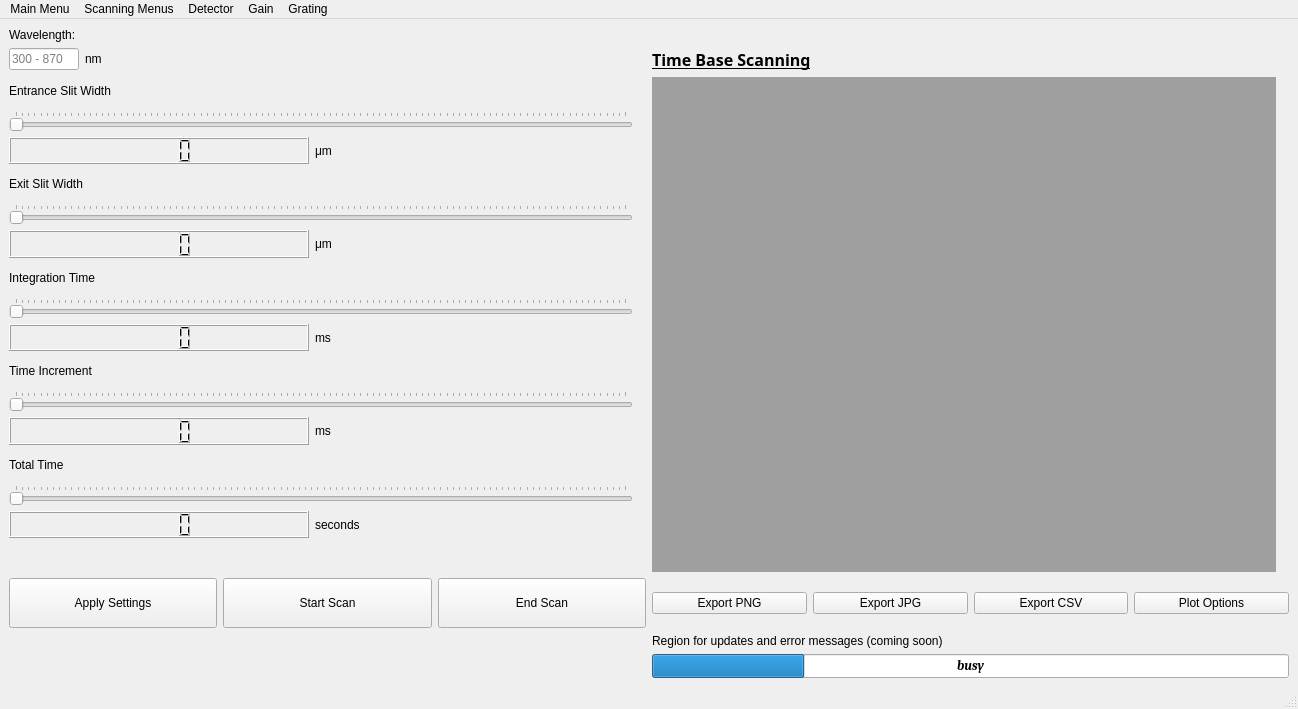
<?xml version="1.0" encoding="UTF-8"?>
<ui version="4.0">
 <class>TBSMenu</class>
 <widget class="QMainWindow" name="TBSMenu">
  <property name="geometry">
   <rect>
    <x>0</x>
    <y>0</y>
    <width>1298</width>
    <height>709</height>
   </rect>
  </property>
  <property name="sizePolicy">
   <sizepolicy hsizetype="MinimumExpanding" vsizetype="MinimumExpanding">
    <horstretch>0</horstretch>
    <verstretch>0</verstretch>
   </sizepolicy>
  </property>
  <property name="maximumSize">
   <size>
    <width>10000</width>
    <height>943</height>
   </size>
  </property>
  <property name="font">
   <font>
    <italic>false</italic>
   </font>
  </property>
  <property name="windowTitle">
   <string>Scanning Menu</string>
  </property>
  <widget class="QWidget" name="centralwidget">
   <layout class="QGridLayout" name="gridLayout_5">
    <item row="2" column="2">
     <layout class="QGridLayout" name="gridLayout_7">
      <item row="0" column="0">
       <widget class="QMdiArea" name="sub_mdiArea">
        <property name="maximumSize">
         <size>
          <width>1500</width>
          <height>900</height>
         </size>
        </property>
       </widget>
      </item>
      <item row="0" column="1">
       <widget class="QLabel" name="label_7">
        <property name="text">
         <string/>
        </property>
        <property name="pixmap">
         <pixmap>tbsDiagram.jpg</pixmap>
        </property>
       </widget>
      </item>
     </layout>
    </item>
    <item row="3" column="2">
     <layout class="QHBoxLayout" name="horizontalLayout_6">
      <item>
       <widget class="QPushButton" name="ExportPNG_Button">
        <property name="cursor">
         <cursorShape>PointingHandCursor</cursorShape>
        </property>
        <property name="text">
         <string>Export PNG</string>
        </property>
       </widget>
      </item>
      <item>
       <widget class="QPushButton" name="ExportJPG_Button">
        <property name="cursor">
         <cursorShape>PointingHandCursor</cursorShape>
        </property>
        <property name="text">
         <string>Export JPG</string>
        </property>
       </widget>
      </item>
      <item>
       <widget class="QPushButton" name="ExportCSV_Button">
        <property name="cursor">
         <cursorShape>PointingHandCursor</cursorShape>
        </property>
        <property name="text">
         <string>Export CSV</string>
        </property>
       </widget>
      </item>
      <item>
       <widget class="QPushButton" name="PlotOptions_Button">
        <property name="cursor">
         <cursorShape>PointingHandCursor</cursorShape>
        </property>
        <property name="text">
         <string>Plot Options</string>
        </property>
       </widget>
      </item>
     </layout>
    </item>
    <item row="4" column="2">
     <widget class="QLabel" name="label_6">
      <property name="text">
       <string>Region for updates and error messages (coming soon)</string>
      </property>
     </widget>
    </item>
    <item row="5" column="2">
     <widget class="QProgressBar" name="progressBar">
      <property name="font">
       <font>
        <family>Cambria</family>
        <pointsize>10</pointsize>
        <weight>75</weight>
        <italic>true</italic>
        <bold>true</bold>
        <underline>false</underline>
        <strikeout>false</strikeout>
        <kerning>false</kerning>
       </font>
      </property>
      <property name="value">
       <number>24</number>
      </property>
      <property name="alignment">
       <set>Qt::AlignCenter</set>
      </property>
      <property name="invertedAppearance">
       <bool>false</bool>
      </property>
      <property name="format">
       <string>busy</string>
      </property>
     </widget>
    </item>
    <item row="3" column="0">
     <layout class="QHBoxLayout" name="horizontalLayout_5">
      <item>
       <widget class="QPushButton" name="ApplySettings_Button">
        <property name="minimumSize">
         <size>
          <width>0</width>
          <height>50</height>
         </size>
        </property>
        <property name="cursor">
         <cursorShape>PointingHandCursor</cursorShape>
        </property>
        <property name="text">
         <string>Apply Settings</string>
        </property>
       </widget>
      </item>
      <item>
       <widget class="QPushButton" name="StartScan_Button">
        <property name="minimumSize">
         <size>
          <width>0</width>
          <height>50</height>
         </size>
        </property>
        <property name="cursor">
         <cursorShape>PointingHandCursor</cursorShape>
        </property>
        <property name="text">
         <string>Start Scan</string>
        </property>
       </widget>
      </item>
      <item>
       <widget class="QPushButton" name="EndScan_Button">
        <property name="minimumSize">
         <size>
          <width>0</width>
          <height>50</height>
         </size>
        </property>
        <property name="cursor">
         <cursorShape>PointingHandCursor</cursorShape>
        </property>
        <property name="text">
         <string>End Scan</string>
        </property>
       </widget>
      </item>
     </layout>
    </item>
    <item row="0" column="0">
     <widget class="QLabel" name="label">
      <property name="text">
       <string>Wavelength:</string>
      </property>
     </widget>
    </item>
    <item row="1" column="2">
     <widget class="QLabel" name="MenuLabel">
      <property name="font">
       <font>
        <family>Lucida Bright</family>
        <pointsize>12</pointsize>
        <weight>75</weight>
        <italic>false</italic>
        <bold>true</bold>
        <underline>true</underline>
       </font>
      </property>
      <property name="text">
       <string>Time Base Scanning</string>
      </property>
     </widget>
    </item>
    <item row="2" column="0">
     <layout class="QGridLayout" name="gridLayout_4">
      <item row="4" column="2">
       <layout class="QHBoxLayout" name="horizontalLayout_3">
        <item>
         <widget class="QLCDNumber" name="lcdNum_EntranceSlider">
          <property name="minimumSize">
           <size>
            <width>300</width>
            <height>0</height>
           </size>
          </property>
          <property name="maximumSize">
           <size>
            <width>80</width>
            <height>16777215</height>
           </size>
          </property>
         </widget>
        </item>
        <item>
         <widget class="QLabel" name="micrometer_label1">
          <property name="text">
           <string>μm</string>
          </property>
         </widget>
        </item>
       </layout>
      </item>
      <item row="19" column="2">
       <widget class="QSlider" name="TimeIncrementSlider">
        <property name="cursor">
         <cursorShape>SizeHorCursor</cursorShape>
        </property>
        <property name="orientation">
         <enum>Qt::Horizontal</enum>
        </property>
        <property name="tickPosition">
         <enum>QSlider::TicksAbove</enum>
        </property>
       </widget>
      </item>
      <item row="16" column="2">
       <layout class="QGridLayout" name="gridLayout_12">
        <item row="0" column="0">
         <widget class="QLCDNumber" name="lcdNum_IntTimeSlider">
          <property name="minimumSize">
           <size>
            <width>300</width>
            <height>0</height>
           </size>
          </property>
          <property name="maximumSize">
           <size>
            <width>80</width>
            <height>16777215</height>
           </size>
          </property>
         </widget>
        </item>
        <item row="0" column="1">
         <widget class="QLabel" name="millisec_label1">
          <property name="text">
           <string>ms</string>
          </property>
         </widget>
        </item>
       </layout>
      </item>
      <item row="15" column="2">
       <widget class="QSlider" name="IntegrationTimeSlider">
        <property name="cursor">
         <cursorShape>SizeHorCursor</cursorShape>
        </property>
        <property name="orientation">
         <enum>Qt::Horizontal</enum>
        </property>
        <property name="tickPosition">
         <enum>QSlider::TicksAbove</enum>
        </property>
       </widget>
      </item>
      <item row="5" column="2">
       <widget class="QLabel" name="ExitSlit_Label">
        <property name="maximumSize">
         <size>
          <width>16777215</width>
          <height>30</height>
         </size>
        </property>
        <property name="text">
         <string>Exit Slit Width</string>
        </property>
       </widget>
      </item>
      <item row="25" column="2">
       <layout class="QGridLayout" name="gridLayout_16">
        <item row="0" column="0">
         <widget class="QLCDNumber" name="lcdNum_TotalTimeSlider">
          <property name="minimumSize">
           <size>
            <width>300</width>
            <height>0</height>
           </size>
          </property>
          <property name="maximumSize">
           <size>
            <width>80</width>
            <height>16777215</height>
           </size>
          </property>
         </widget>
        </item>
        <item row="0" column="1">
         <widget class="QLabel" name="millisec_label3">
          <property name="text">
           <string>seconds</string>
          </property>
         </widget>
        </item>
       </layout>
      </item>
      <item row="24" column="2">
       <widget class="QSlider" name="TotalTimeSlider">
        <property name="cursor">
         <cursorShape>SizeHorCursor</cursorShape>
        </property>
        <property name="orientation">
         <enum>Qt::Horizontal</enum>
        </property>
        <property name="tickPosition">
         <enum>QSlider::TicksAbove</enum>
        </property>
       </widget>
      </item>
      <item row="10" column="2">
       <layout class="QGridLayout" name="gridLayout_11">
        <item row="0" column="1">
         <widget class="QLabel" name="micrometer_label2">
          <property name="text">
           <string>μm</string>
          </property>
         </widget>
        </item>
        <item row="0" column="0">
         <widget class="QLCDNumber" name="lcdNum_ExitSlider">
          <property name="minimumSize">
           <size>
            <width>300</width>
            <height>0</height>
           </size>
          </property>
          <property name="maximumSize">
           <size>
            <width>80</width>
            <height>16777215</height>
           </size>
          </property>
         </widget>
        </item>
       </layout>
      </item>
      <item row="0" column="2">
       <widget class="QLabel" name="EntanceSlit_Label">
        <property name="maximumSize">
         <size>
          <width>16777215</width>
          <height>30</height>
         </size>
        </property>
        <property name="text">
         <string>Entrance Slit Width</string>
        </property>
       </widget>
      </item>
      <item row="9" column="2">
       <widget class="QSlider" name="ExitSlitSlider">
        <property name="cursor">
         <cursorShape>SizeHorCursor</cursorShape>
        </property>
        <property name="orientation">
         <enum>Qt::Horizontal</enum>
        </property>
        <property name="tickPosition">
         <enum>QSlider::TicksAbove</enum>
        </property>
       </widget>
      </item>
      <item row="21" column="2">
       <layout class="QGridLayout" name="gridLayout_13">
        <item row="0" column="0">
         <widget class="QLCDNumber" name="lcdNum_TimeIncrementSlider">
          <property name="minimumSize">
           <size>
            <width>300</width>
            <height>0</height>
           </size>
          </property>
          <property name="maximumSize">
           <size>
            <width>80</width>
            <height>16777215</height>
           </size>
          </property>
         </widget>
        </item>
        <item row="0" column="1">
         <widget class="QLabel" name="millisec_label2">
          <property name="text">
           <string>ms</string>
          </property>
         </widget>
        </item>
       </layout>
      </item>
      <item row="2" column="2">
       <widget class="QSlider" name="EntranceSlitSlider">
        <property name="cursor">
         <cursorShape>SizeHorCursor</cursorShape>
        </property>
        <property name="focusPolicy">
         <enum>Qt::StrongFocus</enum>
        </property>
        <property name="orientation">
         <enum>Qt::Horizontal</enum>
        </property>
        <property name="tickPosition">
         <enum>QSlider::TicksAbove</enum>
        </property>
       </widget>
      </item>
      <item row="18" column="2">
       <widget class="QLabel" name="TimeInc_Lavel">
        <property name="maximumSize">
         <size>
          <width>16777215</width>
          <height>30</height>
         </size>
        </property>
        <property name="text">
         <string>Time Increment</string>
        </property>
       </widget>
      </item>
      <item row="14" column="2">
       <widget class="QLabel" name="IntTime_Label">
        <property name="maximumSize">
         <size>
          <width>16777215</width>
          <height>30</height>
         </size>
        </property>
        <property name="text">
         <string>Integration Time</string>
        </property>
       </widget>
      </item>
      <item row="23" column="2">
       <widget class="QLabel" name="TotalTime_Label">
        <property name="text">
         <string>Total Time</string>
        </property>
       </widget>
      </item>
      <item row="26" column="3">
       <widget class="QLabel" name="label_2">
        <property name="text">
         <string/>
        </property>
       </widget>
      </item>
     </layout>
    </item>
    <item row="1" column="0">
     <layout class="QGridLayout" name="gridLayout_9">
      <item row="1" column="0">
       <widget class="QLineEdit" name="wavelength_input">
        <property name="maximumSize">
         <size>
          <width>70</width>
          <height>16777215</height>
         </size>
        </property>
        <property name="text">
         <string/>
        </property>
        <property name="placeholderText">
         <string>300 - 870</string>
        </property>
       </widget>
      </item>
      <item row="1" column="1">
       <widget class="QLabel" name="nanometer_label1">
        <property name="text">
         <string>nm</string>
        </property>
       </widget>
      </item>
     </layout>
    </item>
   </layout>
  </widget>
  <widget class="QMenuBar" name="menubar">
   <property name="geometry">
    <rect>
     <x>0</x>
     <y>0</y>
     <width>1298</width>
     <height>26</height>
    </rect>
   </property>
   <widget class="QMenu" name="menuScan">
    <property name="title">
     <string>Scanning Menus</string>
    </property>
    <addaction name="actionTimeMenu"/>
    <addaction name="actionScanningMenu"/>
   </widget>
   <widget class="QMenu" name="menuMain">
    <property name="title">
     <string>Main Menu</string>
    </property>
    <addaction name="actionMainMenu"/>
   </widget>
   <widget class="QMenu" name="menuGain">
    <property name="title">
     <string>Gain</string>
    </property>
    <addaction name="actionAuto"/>
    <addaction name="action1X"/>
    <addaction name="action10X"/>
    <addaction name="action100X"/>
    <addaction name="action1000X"/>
   </widget>
   <widget class="QMenu" name="menuGrating">
    <property name="title">
     <string>Grating</string>
    </property>
    <addaction name="action1800Grating"/>
    <addaction name="action600Grating"/>
   </widget>
   <widget class="QMenu" name="menuDetector">
    <property name="title">
     <string>Detector</string>
    </property>
    <addaction name="actionSide"/>
    <addaction name="actionFront"/>
   </widget>
   <addaction name="menuMain"/>
   <addaction name="menuScan"/>
   <addaction name="menuDetector"/>
   <addaction name="menuGain"/>
   <addaction name="menuGrating"/>
  </widget>
  <widget class="QStatusBar" name="statusbar"/>
  <action name="actionTimeMenu">
   <property name="checkable">
    <bool>true</bool>
   </property>
   <property name="checked">
    <bool>true</bool>
   </property>
   <property name="enabled">
    <bool>false</bool>
   </property>
   <property name="text">
    <string>Time Base Scanning</string>
   </property>
  </action>
  <action name="actionScanningMenu">
   <property name="text">
    <string>Wavelength Scanning</string>
   </property>
  </action>
  <action name="actionMainMenu">
   <property name="text">
    <string>Main Menu</string>
   </property>
  </action>
  <action name="actionAuto">
   <property name="checkable">
    <bool>true</bool>
   </property>
   <property name="checked">
    <bool>true</bool>
   </property>
   <property name="text">
    <string>AUTO</string>
   </property>
  </action>
  <action name="action1X">
   <property name="checkable">
    <bool>true</bool>
   </property>
   <property name="text">
    <string>1X</string>
   </property>
  </action>
  <action name="action10X">
   <property name="checkable">
    <bool>true</bool>
   </property>
   <property name="text">
    <string>10X</string>
   </property>
  </action>
  <action name="action100X">
   <property name="checkable">
    <bool>true</bool>
   </property>
   <property name="text">
    <string>100X</string>
   </property>
  </action>
  <action name="action1000X">
   <property name="checkable">
    <bool>true</bool>
   </property>
   <property name="text">
    <string>1000X</string>
   </property>
  </action>
  <action name="actionSide">
   <property name="checkable">
    <bool>true</bool>
   </property>
   <property name="checked">
    <bool>true</bool>
   </property>
   <property name="text">
    <string>Side</string>
   </property>
  </action>
  <action name="actionFront">
   <property name="checkable">
    <bool>true</bool>
   </property>
   <property name="text">
    <string>Front</string>
   </property>
  </action>
  <action name="action1800Grating">
   <property name="checkable">
    <bool>true</bool>
   </property>
   <property name="checked">
    <bool>true</bool>
   </property>
   <property name="text">
    <string>1800 l/mm (Vis)</string>
   </property>
  </action>
  <action name="action600Grating">
   <property name="checkable">
    <bool>true</bool>
   </property>
   <property name="text">
    <string>600 l/mm (IR)</string>
   </property>
  </action>
 </widget>
 <resources/>
 <connections/>
</ui>
